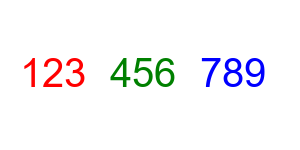
#> input picture numbers.png, 300 x 150 px
$ python Combined_IS_Final.py
#> lines starting #> are read from the running program, lines starting #| are printed output that depends on the picture; after the words box and inside, x2 and y2 are one past the last pixel; in counts of white or black regions, pixels touching at a corner belong together
import cv2
import numpy as np
import matplotlib.pyplot as plt
from skimage.morphology import skeletonize

#################################
# Configuration #
#################################
IMAGE_PATH = 'numbers.png'
METHOD = 'local_threshold' # Each Method: 'threshold','kmeans','local_threshold','canny_edges'
SHOW_BBOXES = True # Whether to draw bounding boxes around detected digits
MIN_COMPONENT_AREA = 30 # The minimum pixel area for a component to be considered a digit
ENABLE_TOUCHING_SPLIT = True # Whether to try splitting connected digits

# Mapping segmentation methods to splitting strategies
METHOD_TO_SPLIT = {
    'threshold': 'smart_split',  # Combination of projection/kmeans/skeleton
    'kmeans': 'smart_split',
    'local_threshold': 'projection',  # Use vertical projection for adaptive threshold
    'canny_edges': 'skeleton'  # Use skeletonization for Canny edges
}
SPLIT_STRATEGY = METHOD_TO_SPLIT.get(METHOD, 'smart_split')  # Default strategy

#################################
# Utility functions #
#################################
def show_steps(images, titles, main_title):
    """ Display multiple images side by side for debugging/visualization """
    cols = len(images)
    plt.figure(figsize=(4*cols, 4))
    for i, (img, title) in enumerate(zip(images, titles), 1):
        cmap = 'gray' if len(img.shape) == 2 else None  # Use gray colormap for 2D images
        plt.subplot(1, cols, i)
        plt.imshow(img, cmap=cmap)
        plt.title(f"{i}. {title}")
        plt.axis('off')
    plt.suptitle(main_title, fontsize=14)
    plt.tight_layout()
    plt.show()

def pad_to_square(img, pad_value=0):
    """ Pad rectangular image to square shape for consistent resizing """
    h, w = img.shape[:2]
    if h == w: return img
    if h > w:
        pad = h - w; left = pad // 2; right = pad - left
        return np.pad(img, ((0,0), (left,right)), mode='constant', constant_values=pad_value)
    else:
        pad = w - h; top = pad // 2; bottom = pad - top
        return np.pad(img, ((top,bottom), (0,0)), mode='constant', constant_values=pad_value)

#################################
# Image Segmentation Methods #
##################################
# [25 lines left out: functions segment_threshold, segment_kmeans, not called in this run]

def segment_local_threshold(gray):
    """ Segment using adaptive local thresholding """
    blur = cv2.GaussianBlur(gray, (5,5), 0)  # Reduce noise
    adaptive = cv2.adaptiveThreshold(blur, 255, cv2.ADAPTIVE_THRESH_GAUSSIAN_C, cv2.THRESH_BINARY_INV, 23, 10)
    kernel = np.ones((3,3), np.uint8)
    cleaned = cv2.morphologyEx(adaptive, cv2.MORPH_OPEN, kernel)
    cleaned = cv2.morphologyEx(cleaned, cv2.MORPH_CLOSE, kernel)
    show_steps([gray, blur, adaptive, cleaned], ['Original','Blurred','Adaptive','Cleaned'], 'Local Threshold')
    return cleaned

# [53 lines left out: functions segment_canny_edges, split_by_projection, split_by_kmeans1d, split_by_skeleton, not called in this run]

def split_touching_component(roi, strategy=SPLIT_STRATEGY):
    """ Decide if a connected component should be split, choose method based on strategy """
    h,w = roi.shape
    area = np.count_nonzero(roi)
    aspect = w/max(1,h)
    # Skip small or non-digit-like regions
    if area<MIN_COMPONENT_AREA or w<12 or aspect<0.8: return [roi]

    # Split according to chosen strategy
    if strategy=='projection': return split_by_projection(roi)
    elif strategy=='kmeans1d': return split_by_kmeans1d(roi)
    elif strategy=='skeleton': return split_by_skeleton(roi)
    elif strategy=='smart_split':
        parts = split_by_projection(roi)
        if len(parts)==1: parts = split_by_kmeans1d(roi)
        if len(parts)==1: parts = split_by_skeleton(roi)
        return parts
    return [roi]

#################################
# Digit Extraction #
#################################
def extract_and_normalize_digits(binary_mask, gray_img, show_bboxes=True):
    """ Extract individual digits and normalize them to 28x28 MNIST-style images """
    contours, _ = cv2.findContours(binary_mask, cv2.RETR_EXTERNAL, cv2.CHAIN_APPROX_SIMPLE)
    bbox_img = cv2.cvtColor(gray_img, cv2.COLOR_GRAY2BGR)  # Convert to color for drawing boxes
    digits, boxes = [], []

    for cnt in contours:
        x,y,w,h = cv2.boundingRect(cnt)
        if w*h < MIN_COMPONENT_AREA: continue  # Ignore tiny noise
        roi = binary_mask[y:y+h, x:x+w]
        sub_rois = [roi]

        # Split touching digits if enabled
        if ENABLE_TOUCHING_SPLIT:
            sub_rois = split_touching_component(roi)

        for sub in sub_rois:
            if np.count_nonzero(sub)<MIN_COMPONENT_AREA: continue
            ys, xs = np.where(sub>0)
            x0,x1 = xs.min(), xs.max()
            y0,y1 = ys.min(), ys.max()
            sub_crop = sub[y0:y1+1, x0:x1+1]

            # Normalize: pad → resize → final padding to 28x28
            sub_crop = pad_to_square(sub_crop)
            resized = cv2.resize(sub_crop,(20,20),interpolation=cv2.INTER_AREA)
            padded = np.pad(resized, ((4,4),(4,4)), mode='constant', constant_values=0)
            digits.append(padded.astype('float32')/255.0)
            boxes.append((x+x0, y+y0, x1-x0+1, y1-y0+1))

    # Sort digits left-to-right
    if boxes:
        order = np.argsort([bx for bx,_,_,_ in boxes])
        digits = [digits[i] for i in order]
        if show_bboxes:
            for i in order:
                x,y,w,h = boxes[i]
                cv2.rectangle(bbox_img,(x,y),(x+w,y+h),(0,255,0),2)  # Draw bounding boxes

    return digits, bbox_img

def main():
    # Load grayscale image
    gray = cv2.imread(IMAGE_PATH, cv2.IMREAD_GRAYSCALE)
#> gray: shape (150, 300); min 29, max 255, mean 246.7
    if gray is None: raise FileNotFoundError(f"Cannot load image {IMAGE_PATH}")

    # Segment according to chosen method
    if METHOD=='threshold': binary = segment_threshold(gray)
    elif METHOD=='kmeans': binary = segment_kmeans(gray)
    elif METHOD=='local_threshold': binary = segment_local_threshold(gray)
#> in segment_local_threshold, `adaptive = cv2.adaptiveThreshold(blur, 255, cv2.ADAPTIVE_THRESH_GAUSSI..`:
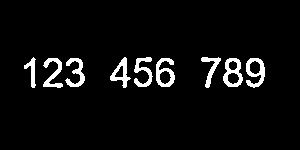
#> adaptive: shape (150, 300); 5% white; 9 white regions, largest, box (x1, y1, x2, y2) and area: (223, 58, 243, 87) 300, (246, 58, 265, 88) 296, (156, 58, 175, 87) 288
#> in segment_local_threshold, `cleaned = cv2.morphologyEx(adaptive, cv2.MORPH_OPEN, kernel)`: cleaned: shape (150, 300); 5% white; 9 white regions, largest, box (x1, y1, x2, y2) and area: (223, 58, 243, 87) 299, (156, 58, 175, 87) 288, (246, 58, 265, 87) 288
#> in segment_local_threshold, `cleaned = cv2.morphologyEx(cleaned, cv2.MORPH_CLOSE, kernel)`:
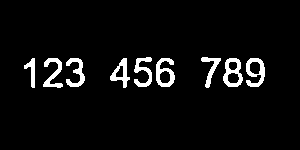
#> cleaned: shape (150, 300); 5% white; 9 white regions, largest, box (x1, y1, x2, y2) and area: (223, 58, 243, 87) 305, (156, 58, 175, 87) 295, (246, 58, 265, 87) 294
#> in show_steps, `cols = len(images)`: cols = 4
#> the loop in show_steps, `for i, (img, title) in enumerate(zip(images, titles), 1):` made 4 passes
#> title on passes 1 to 4: 'Original', 'Blurred', 'Adaptive', 'Cleaned'
    elif METHOD=='canny_edges': binary = segment_canny_edges(gray)
    else: raise ValueError("METHOD must be 'threshold','kmeans','local_threshold','canny_edges'")

    # Optional erosion to clean thin connections
    eroded = cv2.erode(binary, np.ones((2,2),np.uint8))
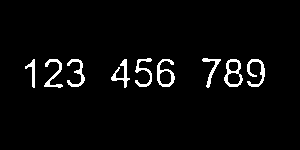
#> eroded: shape (150, 300); 3.5% white; 9 white regions
    show_steps([binary, eroded], ['Mask before erosion','Mask after erosion'], 'Pre-splitting touch-up')
#> the loop in show_steps (call 2), `for i, (img, title) in enumerate(zip(images, titles), 1):` made 2 passes
#> (i, title, cmap) on passes 1 to 2: (1, 'Mask before erosion', 'gray'), (2, 'Mask after erosion', 'gray')

    # Extract individual digit images
    digits, bbox_img = extract_and_normalize_digits(eroded, gray, SHOW_BBOXES)
#> in extract_and_normalize_digits, `contours, _ = cv2.findContours(binary_mask, cv2.RETR_EXTERNAL, cv2.CHA..`: contours = 9 contours; largest, box (x1, y1, x2, y2) and area: (224, 59, 243, 87) 365, (157, 59, 175, 87) 282, (247, 59, 265, 87) 138, (44, 59, 63, 88) 126, (67, 59, 85, 87) 123
#> the loop in extract_and_normalize_digits, `for cnt in contours:` made 9 passes
#> (x, y, area in split_touching_component, aspect in split_touching_component) on passes 1 to 9: (247, 59, 204, 0.643), (224, 59, 215, 0.679), (157, 59, 206, 0.643), (111, 59, 172, 0.655), (67, 59, 179, 0.643), (44, 59, 182, 0.655), (25, 59, 109, 0.345), (202, 58, 144, 0.633), (135, 58, 180, 0.586)
#> after the loop in extract_and_normalize_digits, `for cnt in contours:`:
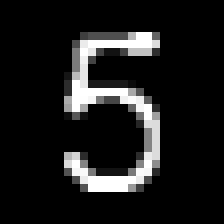
#> padded: shape (28, 28) (shown 8 times larger); min 0, max 255, mean 27.8
#> after the loop in extract_and_normalize_digits, `for cnt in contours:`:
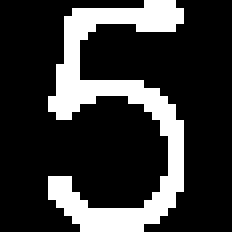
#> sub_crop: shape (29, 29) (shown 8 times larger); 21.4% white; 1 white region, box (x1, y1, x2, y2) and area: (6, 0, 23, 29) 180
#> after the loop in extract_and_normalize_digits, `for cnt in contours:`: boxes = [(247, 59, 18, 28), (224, 59, 19, 28), (157, 59, 18, 28), (111, 59, 19, 29), (67, 59, 18, 28), (44, 59, 19, 29), (25, 59, 10, 29), (202, 58, 19, 30), (135, 58, 17, 29)]; digits = 9 items
#> in extract_and_normalize_digits, `order = np.argsort([bx for bx,_,_,_ in boxes])`: order = [6, 5, 4, 3, 8, 2, 7, 1, 0]
#> the loop in extract_and_normalize_digits, `for i in order:` made 9 passes
#> (i, x, y, w, h) on passes 1, 2, 3, 5, 6, 8, 9: (6, 25, 59, 10, 29), (5, 44, 59, 19, 29), (4, 67, 59, 18, 28), (8, 135, 58, 17, 29), (2, 157, 59, 18, 28), (1, 224, 59, 19, 28), (0, 247, 59, 18, 28)
#> after the loop in extract_and_normalize_digits, `for i in order:`:
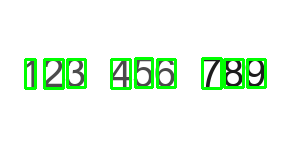
#> bbox_img: shape (150, 300, 3); mean B, G, R 235.2, 249.1, 235.2
#> digits = 9 items

    # Visualize results
    show_steps([gray, eroded, bbox_img], ['Original','Mask','Detected Digits'], 'Digit Extraction Overview')

    # Display all extracted digits in a grid
    if digits:
        cols = min(8,len(digits))
#> cols = 8
        rows = int(np.ceil(len(digits)/cols))
#> rows = 2
        plt.figure(figsize=(2.5*cols,2.5*rows))
        for i,d in enumerate(digits,1):
            plt.subplot(rows,cols,i)
            plt.imshow(d,cmap='gray',vmin=0,vmax=1)
            plt.title(f'Digit {i}')
            plt.axis('off')
#> this loop made 9 passes
        plt.suptitle(f'Extracted digits (count={len(digits)})',fontsize=14)
        plt.tight_layout()
        plt.show()
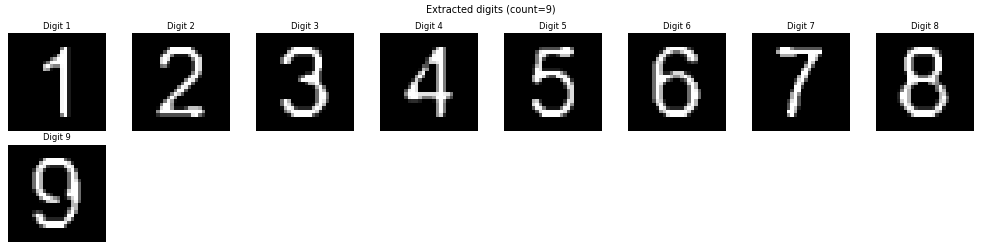
#> figure drawn by matplotlib, 9 panels

    print(f"Total digits ready for model input: {len(digits)}")
#| Total digits ready for model input: 9

if __name__=='__main__':
    main()
